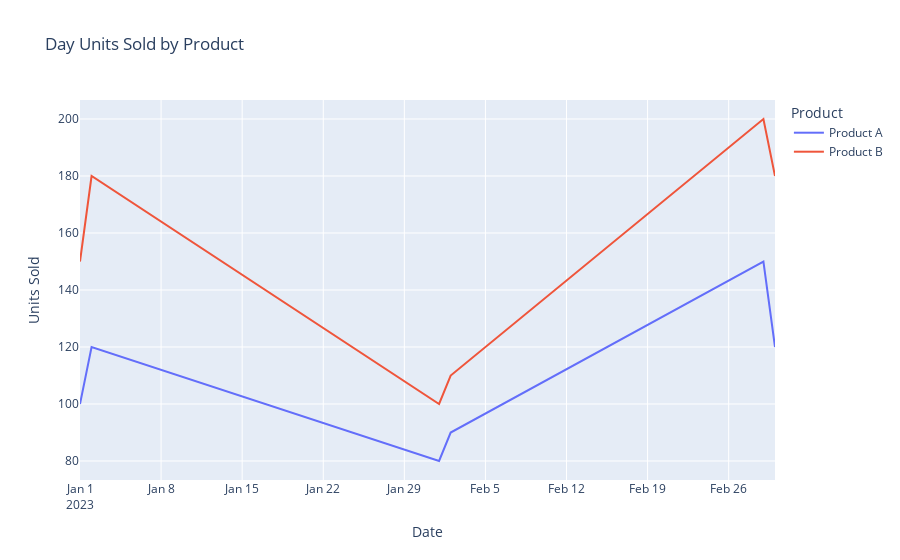
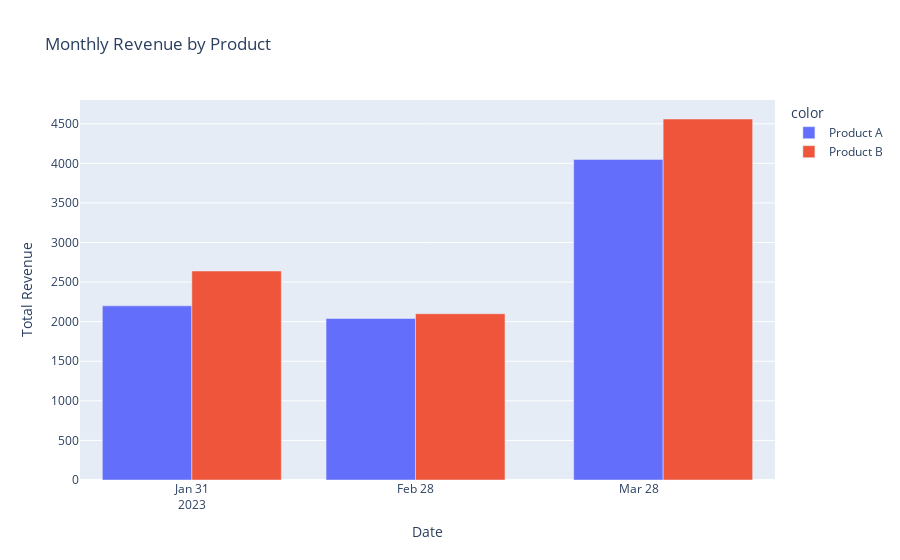

Notebook source saved alongside these figures, in order:
### Markdown cell above
## Plotting
Create visualizations (e.g., bar charts, line charts) to represent the monthly sales and compare the performance of different products.

* what we can see in the bar chart is that the total revenue of product B is the highest in each month in sample data.
* what we can see in the line chart is that the total revenue of product B is the highest in sample data.

### Code cell
import plotly.express as px
import plotly.graph_objects as go
import plotly.figure_factory as ff

# Line chart for units sold
fig1 = px.line(data, 
               x='Date',
               y='Units Sold', 
               color='Product', 
               title='Day Units Sold by Product')
fig1.show()
# Bar chart for revenue
fig2 = px.bar(monthly_sales_report, 
             x=monthly_sales_report.index.get_level_values(0),
             y='Total Revenue', 
             color=monthly_sales_report.index.get_level_values(1), 
             barmode='group',
             title='Monthly Revenue by Product')
fig2.update_xaxes(title_text='Date')
fig2.show()

### Figure 1 — Plotly figure (JSON) as saved in the notebook; plotly's stock layout.template omitted (floating-point values rounded to 4 significant figures)
{"data": [{"hovertemplate": "Product=Product A<br>Date=%{x}<br>Units Sold=%{y}<extra></extra>", "legendgroup": "Product A", "line": {"color": "#636efa", "dash": "solid"}, "marker": {"symbol": "circle"}, "mode": "lines", "name": "Product A", "orientation": "v", "showlegend": true, "type": "scatter", "x": ["2023-01-01T00:00:00", "2023-01-02T00:00:00", "2023-02-01T00:00:00", "2023-02-02T00:00:00", "2023-03-01T00:00:00", "2023-03-02T00:00:00"], "xaxis": "x", "y": [100, 120, 80, 90, 150, 120], "yaxis": "y"}, {"hovertemplate": "Product=Product B<br>Date=%{x}<br>Units Sold=%{y}<extra></extra>", "legendgroup": "Product B", "line": {"color": "#EF553B", "dash": "solid"}, "marker": {"symbol": "circle"}, "mode": "lines", "name": "Product B", "orientation": "v", "showlegend": true, "type": "scatter", "x": ["2023-01-01T00:00:00", "2023-01-02T00:00:00", "2023-02-01T00:00:00", "2023-02-02T00:00:00", "2023-03-01T00:00:00", "2023-03-02T00:00:00"], "xaxis": "x", "y": [150, 180, 100, 110, 200, 180], "yaxis": "y"}], "layout": {"legend": {"title": {"text": "Product"}, "tracegroupgap": 0}, "title": {"text": "Day Units Sold by Product"}, "xaxis": {"anchor": "y", "domain": [0, 1], "title": {"text": "Date"}}, "yaxis": {"anchor": "x", "domain": [0, 1], "title": {"text": "Units Sold"}}}}

### Figure 2 — Plotly figure (JSON) as saved in the notebook; plotly's stock layout.template omitted (floating-point values rounded to 4 significant figures)
{"data": [{"alignmentgroup": "True", "hovertemplate": "color=Product A<br>x=%{x}<br>Total Revenue=%{y}<extra></extra>", "legendgroup": "Product A", "marker": {"color": "#636efa", "pattern": {"shape": ""}}, "name": "Product A", "offsetgroup": "Product A", "orientation": "v", "showlegend": true, "textposition": "auto", "type": "bar", "x": ["2023-01-31T00:00:00", "2023-02-28T00:00:00", "2023-03-31T00:00:00"], "xaxis": "x", "y": [2200, 2040, 4050], "yaxis": "y"}, {"alignmentgroup": "True", "hovertemplate": "color=Product B<br>x=%{x}<br>Total Revenue=%{y}<extra></extra>", "legendgroup": "Product B", "marker": {"color": "#EF553B", "pattern": {"shape": ""}}, "name": "Product B", "offsetgroup": "Product B", "orientation": "v", "showlegend": true, "textposition": "auto", "type": "bar", "x": ["2023-01-31T00:00:00", "2023-02-28T00:00:00", "2023-03-31T00:00:00"], "xaxis": "x", "y": [2640, 2100, 4560], "yaxis": "y"}], "layout": {"barmode": "group", "legend": {"title": {"text": "color"}, "tracegroupgap": 0}, "title": {"text": "Monthly Revenue by Product"}, "xaxis": {"anchor": "y", "domain": [0, 1], "title": {"text": "Date"}}, "yaxis": {"anchor": "x", "domain": [0, 1], "title": {"text": "Total Revenue"}}}}
